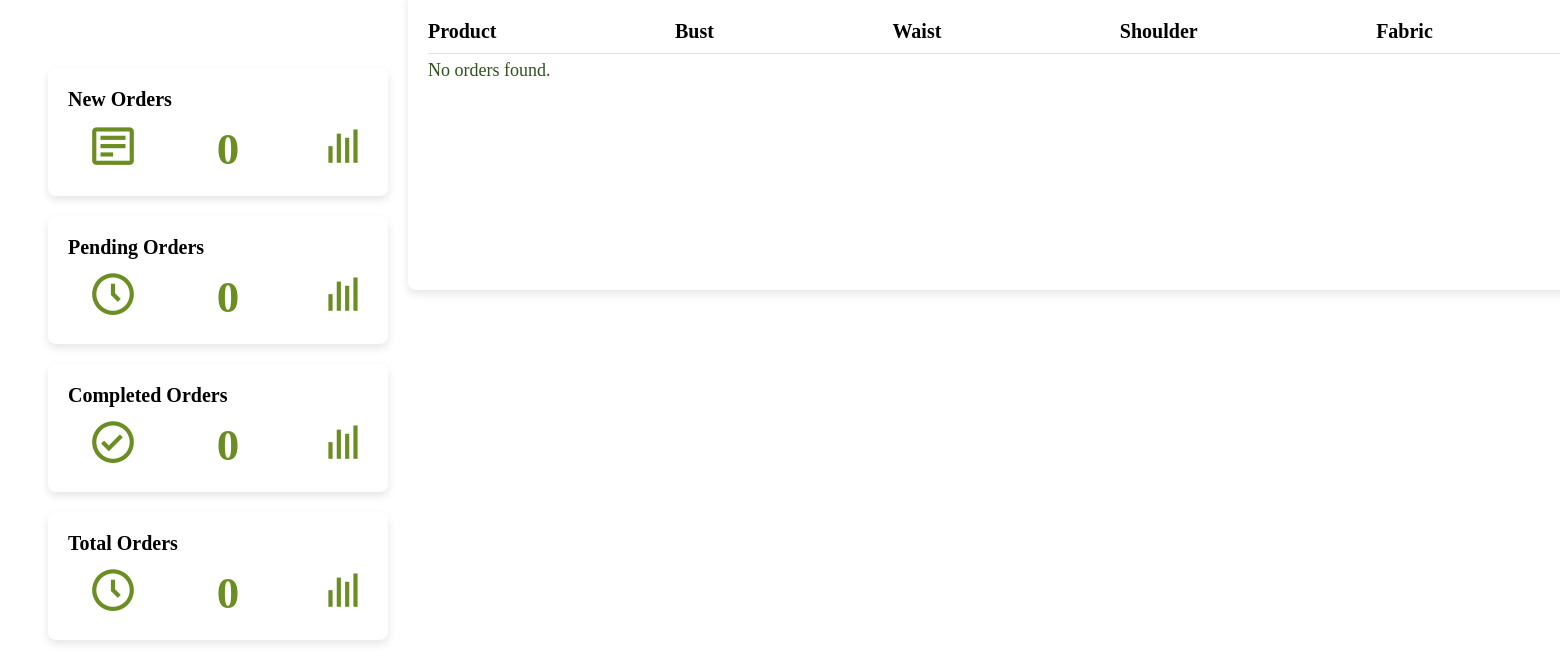
The page /admin-manage.php on the database as committed earlier.
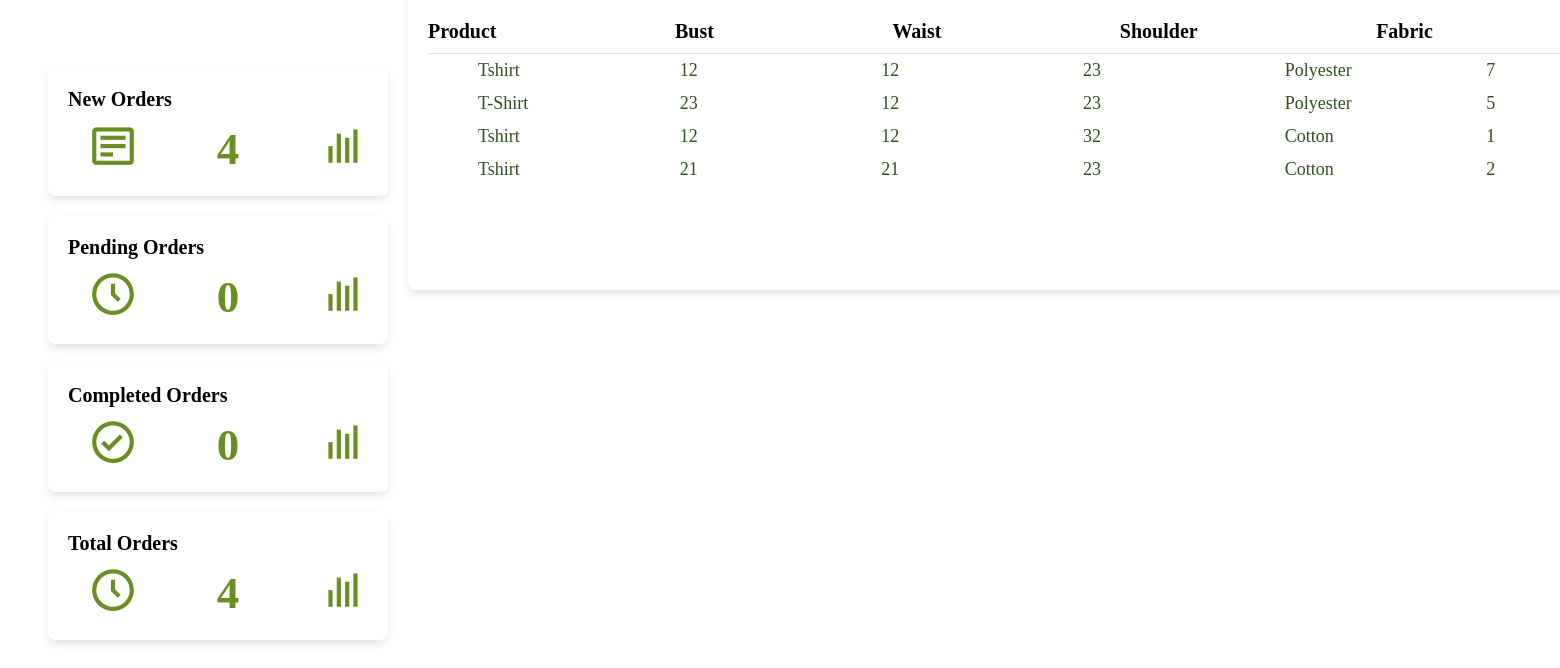
The same page on the database as committed later.
### tables this page shows
CREATE TABLE `orderx` (
  `id` int(4) UNSIGNED NOT NULL,
  `product` varchar(255) NOT NULL,
  `bust` int(11) NOT NULL,
  `waist` int(11) NOT NULL,
  `shoulder` int(11) NOT NULL,
  `fabric` varchar(255) NOT NULL,
  `amount` int(255) NOT NULL,
  `quantity` int(11) NOT NULL,
  `total` int(11) NOT NULL,
  `status` varchar(255) NOT NULL,
  `delivery_status` varchar(255) NOT NULL,
  `reference_number` int(11) NOT NULL,
  `order_date` datetime DEFAULT current_timestamp(),
  `delivery_date` datetime DEFAULT NULL
);

### admin-manage.php (the view, shortened to what the changed rows need)
<?php
$conn = new mysqli("localhost", "root", "", "apparel");
$sql = "SELECT product, bust, waist, shoulder, fabric, amount, quantity FROM orderx";
$result = $conn->query($sql);
$totalOrdersSql = "SELECT COUNT(*) as total_orders FROM orderx";
$totalOrdersResult = $conn->query($totalOrdersSql);
$totalOrders = 0;
if ($totalOrdersResult->num_rows > 0) {
    $row = $totalOrdersResult->fetch_assoc();
    $totalOrders = $row['total_orders'];
}
?>
<link href='https://unpkg.com/boxicons@2.1.4/css/boxicons.min.css' rel='stylesheet'>
<div class="dashboard-container">
  <div class="small-box-container">
    <a href="#" id="new-orders" class="dashboard-box small-box" style="display: flex; flex-direction: column; align-items: center; text-decoration: none;color: #6B8E23;">
      <div class="icon-number-wrapper" style="display: flex; align-items: center; justify-content: space-between; width: 100%;">
        <div class="icon" style="padding-left: 20px; padding-bottom:5px;">
          <i class='bx bx-detail' style="font-size:50px; color: #6B8E23;"></i>
        </div>
        <div class="stat-number" style="text-align: center; flex-grow: 1; margin-left: 40px; ">
          <?php echo $totalOrders; ?>
        </div>
        <div class="icons" style="padding-left: -10px; padding-bottom:5px;">
          <i class='bx bx-bar-chart' style="font-size:50px;"></i>
        </div>
      </div>
    </a>
    <a href="#" id="total-orders" class="dashboard-box small-box" style="display: flex;  color: #abf600; flex-direction: column; align-items: center; text-decoration: none; color:#6B8E23;">
      <div class="icon-number-wrapper" style="display: flex; align-items: center; justify-content: space-between; width: 100%; ">
        <div class="icon" style="padding-left: 20px; padding-bottom:5px; color:#6B8E23;">
          <i class='bx bx-time-five' style="font-size:50px;"></i>
        </div>
        <div class="stat-number" style="text-align: center; flex-grow: 1; margin-left: 40px; color:#6B8E23; ">
          <?php echo $totalOrders; ?>
        </div>
        <div class="icons" style="padding-left: -10px; padding-bottom:5px;">
          <i class='bx bx-bar-chart' style="font-size:50px;"></i>
        </div>
      </div>
    </a>
  </div>
</div>
<div class="large-box-container">
  <div class="dashboard-box large-box">
    <?php if ($result->num_rows > 0): ?>
        <?php while ($row = $result->fetch_assoc()): ?>
            <div class="large-box-content">
              <span class="product1"><?php echo htmlspecialchars($row['product']); ?></span>
              <span class="bust1"><?php echo htmlspecialchars($row['bust']); ?></span>
              <span class="waist1"><?php echo htmlspecialchars($row['waist']); ?></span>
              <span class="shoulder1"><?php echo htmlspecialchars($row['shoulder']); ?></span>
              <span class="fabric1"><?php echo htmlspecialchars($row['fabric']); ?></span>
              <span class="quantity1"><?php echo htmlspecialchars($row['quantity']); ?></span>
            </div>
        <?php endwhile; ?>
    <?php else: ?>
        <div class="large-box-content">
          <span colspan="6">No orders found.</span>
        </div>
    <?php endif; ?>
  </div>
</div>

Rows that differ between the two databases and show on the page:
added orderx: product "Tshirt", bust "12", waist "12", shoulder "23", fabric "Polyester", quantity "7"
added orderx: product "T-Shirt", bust "23", waist "12", shoulder "23", fabric "Polyester", quantity "5"
added orderx: product "Tshirt", bust "12", waist "12", shoulder "32", fabric "Cotton", quantity "1"
added orderx: product "Tshirt", bust "21", waist "21", shoulder "23", fabric "Cotton", quantity "2"
Other text that changed with them:
$totalOrders: "0" → "4"
text no longer shown: "No orders found."
